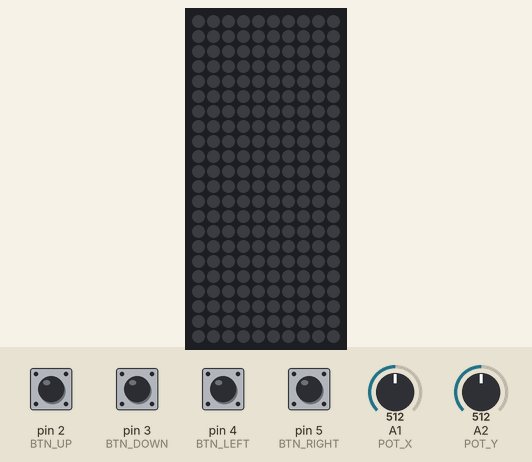
A sketch run on a simulated Arduino Uno, built with avr-gcc and run on an emulated ATmega328P. Parts: 10×22 RGB LED matrix (first LED top left, wired row by row). Inputs (shaded band) come from the test bench; at power-on: pin 2 (BTN_UP), pin 3 (BTN_DOWN), pin 4 (BTN_LEFT), pin 5 (BTN_RIGHT) HIGH, A1 (POT_X) = 512, A2 (POT_Y) = 512. Dim RGB values are drawn brighter than linear; random numbers use the default seed unless the sketch sets one; what the sketch prints to the serial monitor is not drawn.

Above: at 1.2 s.
1.3 s: A1 (POT_X) set to 617
2.8 s: A1 (POT_X) set to 645
At 3.16 s:
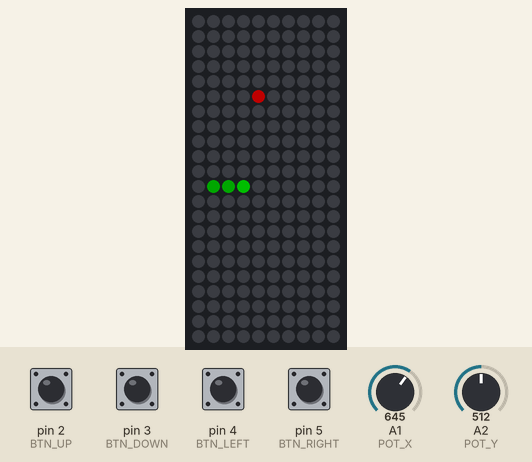
5.8 s: A2 (POT_Y) set to 716
At 8.79 s:
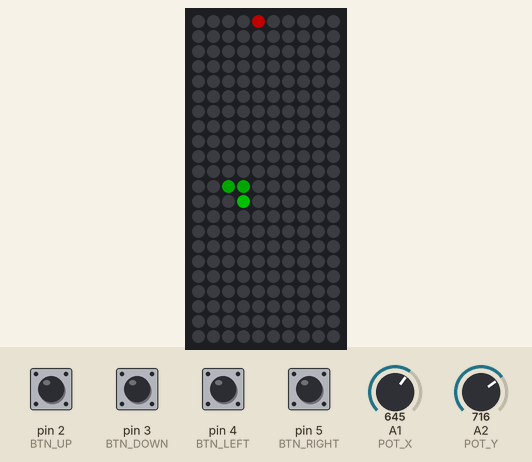
8.8 s: A2 (POT_Y) set to 511
At 9.39 s:
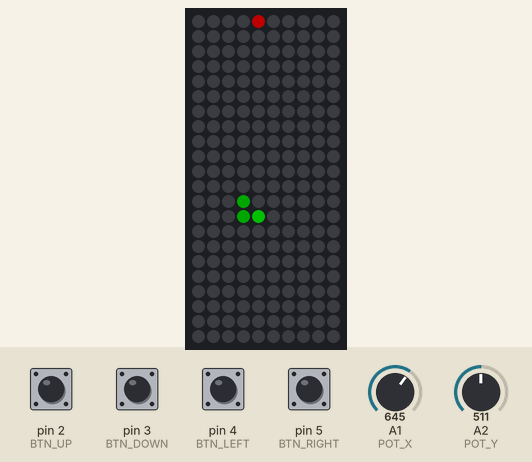
11.8 s: A2 (POT_Y) set to 306
At 14.72 s:
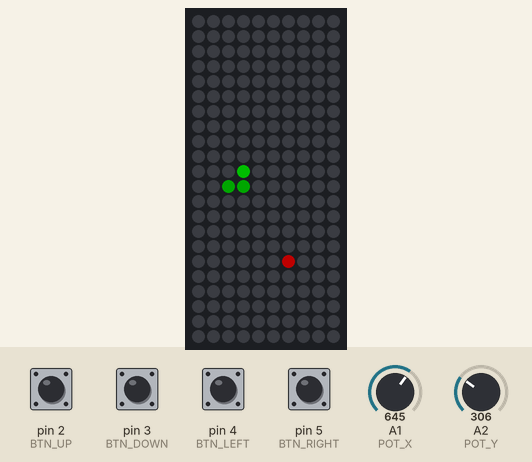
14.8 s: A1 (POT_X) set to 900
At 15.32 s:
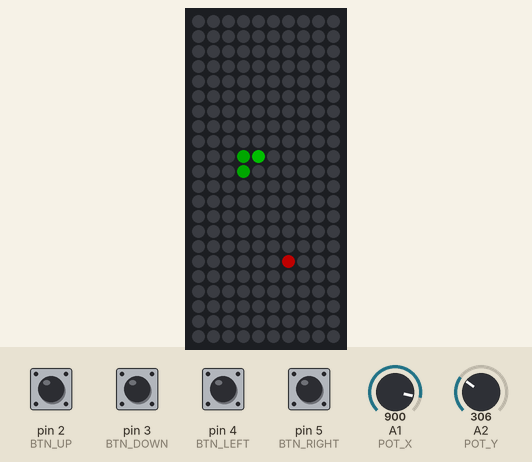
Timing chart, 0 to 17.8 s (numbered marks = the images above; inputs shaded):
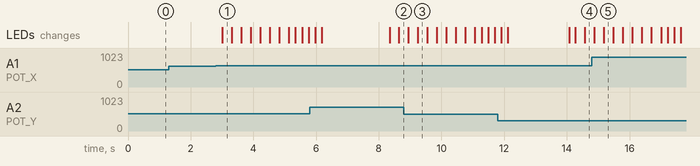

The sketch:

Snake_Game.ino
```cpp
/* -------------------------------------------------------------
   Snake – 10×22 WS2812B matrix
   Fixed self‑collision bug + a few safety tweaks
   ------------------------------------------------------------- */

#include <FastLED.h>
#include <avr/pgmspace.h>          // for F() strings

/* ---------------------- Matrix configuration ------------------- */
#define LED_PIN        6
#define COLS           10
#define ROWS           22
#define NUM_LEDS       (COLS * ROWS)
#define LED_TYPE       WS2812B
#define COLOR_ORDER    GRB
#define BRIGHTNESS     80

/* -------------------------- Buttons --------------------------- */
#define BTN_UP    2
#define BTN_DOWN  3
#define BTN_LEFT  4
#define BTN_RIGHT 5

/* ---------------------- Potentiometers ------------------------ */
#define POT_X           A1          // left / right
#define POT_Y           A2          // up   / down
#define POT_CENTER      512
#define POT_DEADZONE    120          // distance from centre needed to act
#define POT_STABLE_CNT  4            // reads required before accepting

/* ---------------------- Game configuration -------------------- */
#define INITIAL_SPEED   300   // ms between moves
#define SPEED_INCREMENT 15    // speed up per food
#define MIN_SPEED       100   // fastest possible

/* --------------------------- Colours -------------------------- */
#define COLOR_SNAKE        CRGB::Green
#define COLOR_FOOD         CRGB::Red
#define COLOR_BACKGROUND   CRGB::Black
#define COLOR_SNAKE_HEAD   CRGB::Lime

CRGB leds[NUM_LEDS];

/* --------------------------- Types --------------------------- */
enum Direction { UP, DOWN, LEFT, RIGHT };
Direction currentDirection = RIGHT;
Direction nextDirection    = RIGHT;

struct Point { uint8_t x, y; };
Point snake[NUM_LEDS];           // max possible length = number of LEDs
int    snakeLength = 3;
Point  food;
int    score       = 0;
bool   gameOver    = false;
bool   gameStarted = false;

/* ---------------------------- Timing -------------------------- */
unsigned long lastMove   = 0;
unsigned long moveDelay  = INITIAL_SPEED;

/* ------------------------ Debounce -------------------------- */
unsigned long lastButtonPress[4] = {0, 0, 0, 0};
const unsigned long debounceDelay = 50;

/* --------------------- Pot Hysteresis ----------------------- */
int potXStable = 0, potYStable = 0;   // consecutive readings past dead‑zone
bool directionLocked = false;         // one turn per move only

/* ============================================================= */
/* ============================= SETUP ========================= */
/* ============================================================= */
void setup() {
  Serial.begin(9600);

  FastLED.addLeds<LED_TYPE, LED_PIN, COLOR_ORDER>(leds, NUM_LEDS);
  FastLED.setBrightness(BRIGHTNESS);
  FastLED.clear();

  pinMode(BTN_UP,    INPUT_PULLUP);
  pinMode(BTN_DOWN,  INPUT_PULLUP);
  pinMode(BTN_LEFT,  INPUT_PULLUP);
  pinMode(BTN_RIGHT, INPUT_PULLUP);
  /* analog pins need no pinMode */

  randomSeed(analogRead(A0));

  initializeGame();
  showStartScreen();                 // draws the first frame
}

/* ============================================================= */
/* ============================= LOOP ========================= */
/* ============================================================= */
void loop() {
  if (!gameStarted) {                // splash screen
    handleStartScreen();
    return;
  }
  if (gameOver) {                    // game‑over animation
    handleGameOver();
    return;
  }

  handleInput();                     // buttons **or** pots set nextDirection

  if (millis() - lastMove >= moveDelay) {
    currentDirection = nextDirection;
    moveSnake();
    lastMove = millis();
    directionLocked = false;          // a new turn may be accepted now
  }

  updateDisplay();
  FastLED.show();
}

/* ------------------------------------------------------------ */
int XY(int x, int y) {                // serpentine layout
  if (x < 0 || x >= COLS || y < 0 || y >= ROWS) return -1;
  if (y & 1) return y * COLS + (COLS - 1 - x);
  else       return y * COLS + x;
}

/* ============================================================= */
/* ======================  GAME INITIALISATION ================= */
/* ============================================================= */
void initializeGame() {
  snakeLength = 3;
  currentDirection = RIGHT;
  nextDirection    = RIGHT;
  score = 0;
  gameOver    = false;
  gameStarted = false;
  moveDelay   = INITIAL_SPEED;
  directionLocked = false;
  potXStable = potYStable = 0;

  snake[0] = {2, ROWS / 2};   // head
  snake[1] = {1, ROWS / 2};   // body
  snake[2] = {0, ROWS / 2};   // tail

  generateFood();

  Serial.println(F("Snake Game Initialized"));
  Serial.println(F("Score: 0"));
}

/* ------------------------------------------------------------ */
void generateFood() {
  const int MAX_TRIES = 30;
  int tries = 0;
  bool ok = false;

  while (!ok && tries < MAX_TRIES) {
    food.x = random(COLS);
    food.y = random(ROWS);
    ok = true;
    for (int i = 0; i < snakeLength; ++i) {
      if (snake[i].x == food.x && snake[i].y == food.y) {
        ok = false;
        break;
      }
    }
    ++tries;
  }

  if (!ok) {                     // board practically full → win
    gameOver = true;
    Serial.println(F("You Win! (no free food cells)"));
  }
}

/* ============================================================= */
/* =========================== INPUT =========================== */
/* ============================================================= */
void handleInput() {
  unsigned long now = millis();

  /* ---------- 1) BUTTON INPUT – highest priority ------------- */
  bool buttonUsed = false;

  if (digitalRead(BTN_UP) == LOW && now - lastButtonPress[0] > debounceDelay) {
    if (currentDirection != DOWN && !directionLocked) {
      nextDirection = UP;
      directionLocked = true;
    }
    lastButtonPress[0] = now;
    buttonUsed = true;
  }
  if (digitalRead(BTN_DOWN) == LOW && now - lastButtonPress[1] > debounceDelay) {
    if (currentDirection != UP && !directionLocked) {
      nextDirection = DOWN;
      directionLocked = true;
    }
    lastButtonPress[1] = now;
    buttonUsed = true;
  }
  if (digitalRead(BTN_LEFT) == LOW && now - lastButtonPress[2] > debounceDelay) {
    if (currentDirection != RIGHT && !directionLocked) {
      nextDirection = LEFT;
      directionLocked = true;
    }
    lastButtonPress[2] = now;
    buttonUsed = true;
  }
  if (digitalRead(BTN_RIGHT) == LOW && now - lastButtonPress[3] > debounceDelay) {
    if (currentDirection != LEFT && !directionLocked) {
      nextDirection = RIGHT;
      directionLocked = true;
    }
    lastButtonPress[3] = now;
    buttonUsed = true;
  }

  /* ---------- 2) POTENTIOMETER INPUT (only if no button) --- */
  if (!buttonUsed) {
    int xVal = analogRead(POT_X);
    int yVal = analogRead(POT_Y);
    int dx   = xVal - POT_CENTER;
    int dy   = yVal - POT_CENTER;

    bool horiz = abs(dx) > abs(dy);   // which axis dominates?

    if (horiz) {
      if (dx >  POT_DEADZONE) {              // RIGHT
        ++potXStable;
        potYStable = 0;
        if (potXStable >= POT_STABLE_CNT && currentDirection != LEFT && !directionLocked) {
          nextDirection = RIGHT;
          directionLocked = true;
          potXStable = 0;
        }
      } else if (dx < -POT_DEADZONE) {       // LEFT
        ++potXStable;
        potYStable = 0;
        if (potXStable >= POT_STABLE_CNT && currentDirection != RIGHT && !directionLocked) {
          nextDirection = LEFT;
          directionLocked = true;
          potXStable = 0;
        }
      } else {
        potXStable = 0;
      }
    } else {                                 // vertical dominates
      if (dy >  POT_DEADZONE) {              // DOWN
        ++potYStable;
        potXStable = 0;
        if (potYStable >= POT_STABLE_CNT && currentDirection != UP && !directionLocked) {
          nextDirection = DOWN;
          directionLocked = true;
          potYStable = 0;
        }
      } else if (dy < -POT_DEADZONE) {       // UP
        ++potYStable;
        potXStable = 0;
        if (potYStable >= POT_STABLE_CNT && currentDirection != DOWN && !directionLocked) {
          nextDirection = UP;
          directionLocked = true;
          potYStable = 0;
        }
      } else {
        potYStable = 0;
      }
    }
  }
}

/* ============================================================= */
/* ========================== MOVEMENT ========================= */
/* ============================================================= */
void moveSnake() {
  /* ---- compute new head using signed ints (avoids wrap‑around) ---- */
  int nx = snake[0].x;
  int ny = snake[0].y;

  switch (currentDirection) {
    case UP:    ny--; break;
    case DOWN:  ny++; break;
    case LEFT:  nx--; break;
    case RIGHT: nx++; break;
  }

  /* ---- wall collision --------------------------------------- */
  if (nx < 0 || nx >= COLS || ny < 0 || ny >= ROWS) {
    gameOver = true;
    Serial.println(F("Game Over – Hit Wall!"));
    return;
  }

  Point newHead = {(uint8_t)nx, (uint8_t)ny};

  /* ---- food test – we need it before the self‑collision check
        because when we **eat** we keep the tail, therefore the tail
        must be considered part of the body for collision detection. ---- */
  bool ateFood = (newHead.x == food.x && newHead.y == food.y);

  /* ---- self‑collision --------------------------------------- */
  int checkLimit = ateFood ? snakeLength : snakeLength - 1; // ignore tail if we're not eating
  for (int i = 0; i < checkLimit; ++i) {
    if (snake[i].x == newHead.x && snake[i].y == newHead.y) {
      gameOver = true;
      Serial.println(F("Game Over – Hit Self!"));
      return;
    }
  }

  /* ---- food handling ---------------------------------------- */
  if (ateFood) {
    snakeLength = min(snakeLength + 1, NUM_LEDS);
    ++score;
    moveDelay = max(MIN_SPEED, (int)moveDelay - SPEED_INCREMENT);
    generateFood();

    Serial.print(F("Score: "));
    Serial.print(score);
    Serial.print(F(" | Speed: "));
    Serial.println(moveDelay);

    if (snakeLength >= NUM_LEDS) {        // board completely filled
      gameOver = true;
      Serial.println(F("You Win! Full board!"));
      return;
    }
  } else {
    /* shift body forward – tail disappears */
    for (int i = snakeLength - 1; i > 0; --i) {
      snake[i] = snake[i - 1];
    }
  }

  /* finally write the new head */
  snake[0] = newHead;
}

/* ============================================================= */
/* ========================== DISPLAY =========================== */
/* ============================================================= */
void updateDisplay() {
  FastLED.clear();

  /* body (index 1 … length‑1) */
  for (int i = 1; i < snakeLength; ++i) {
    int idx = XY(snake[i].x, snake[i].y);
    if (idx >= 0) leds[idx] = COLOR_SNAKE;
  }

  /* head – brighter */
  int headIdx = XY(snake[0].x, snake[0].y);
  if (headIdx >= 0) leds[headIdx] = COLOR_SNAKE_HEAD;

  /* food */
  int foodIdx = XY(food.x, food.y);
  if (foodIdx >= 0) leds[foodIdx] = COLOR_FOOD;
}

/* ============================================================= */
/* ====================  START‑SCREEN HANDLING ================= */
/* ============================================================= */
void showStartScreen() {
  static unsigned long lastAnim = 0;
  static bool state = false;

  if (millis() - lastAnim > 500) {
    FastLED.clear();
    if (state) {
      for (int i = 0; i < NUM_LEDS; i += 20) leds[i] = CRGB::Green;
    }
    state = !state;
    lastAnim = millis();
    FastLED.show();                 // needed – otherwise nothing appears
  }
}

/* ------------------------------------------------------------ */
void handleStartScreen() {
  /* any button press **or** a strong pot movement starts the game */
  bool potActive = (abs(analogRead(POT_X) - POT_CENTER) > POT_DEADZONE) ||
                   (abs(analogRead(POT_Y) - POT_CENTER) > POT_DEADZONE);

  if (digitalRead(BTN_UP)    == LOW ||
      digitalRead(BTN_DOWN)  == LOW ||
      digitalRead(BTN_LEFT)  == LOW ||
      digitalRead(BTN_RIGHT) == LOW ||
      potActive) {
    gameStarted = true;
    Serial.println(F("Game Started!"));
    delay(200);                    // simple debounce
  }
}

/* ============================================================= */
/* =====================  GAME‑OVER HANDLING ==================== */
/* ============================================================= */
void handleGameOver() {
  static unsigned long startTime = 0;
  static bool init = false;

  if (!init) {
    startTime = millis();
    init = true;
    gameOverAnimation();
  }

  if (millis() - startTime > 3000) {   // after 3 s → restart
    init = false;
    initializeGame();
    showStartScreen();
  }
}

/* ------------------------------------------------------------ */
void gameOverAnimation() {
  for (int i = 0; i < 3; ++i) {
    fill_solid(leds, NUM_LEDS, CRGB::Red);
    FastLED.show();
    delay(200);
    FastLED.clear();
    FastLED.show();
    delay(200);
  }

  int lit = min(score, NUM_LEDS);
  for (int i = 0; i < lit; ++i) leds[i] = CRGB::Blue;
  FastLED.show();
}
```

Measured:
- the behaviour switches between 632 and 633 on A1 (POT_X) (found by bisection; images 0 and 1)
- after the input at 1.3 s, every drawn part: stays the same
- after the input at 2.8 s, the LEDs: change after 0.21 s (image 1)
